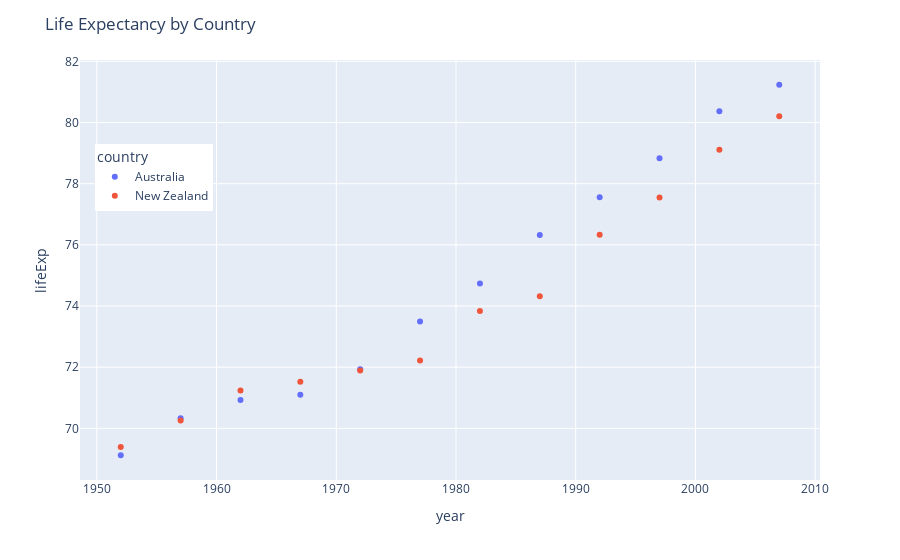

Notebook cell for this chart:
### Code cell
fig.update_layout(
    legend=dict(
        yanchor='top',
        y=0.8,
        xanchor='left',
        x=0.02),
    title="Life Expectancy by Country"
)

# markers only
fig.update_traces(mode='markers')

### Figure 1 — Plotly figure (JSON) as saved in the notebook; plotly's stock layout.template omitted (floating-point values rounded to 4 significant figures)
{"data": [{"hovertemplate": "country=Australia<br>year=%{x}<br>lifeExp=%{y}<extra></extra>", "legendgroup": "Australia", "line": {"color": "#636efa", "dash": "solid"}, "mode": "markers", "name": "Australia", "orientation": "v", "showlegend": true, "type": "scatter", "x": [1952, 1957, 1962, 1967, 1972, 1977, 1982, 1987, 1992, 1997, 2002, 2007], "xaxis": "x", "y": [69.12, 70.33, 70.93, 71.1, 71.93, 73.49, 74.74, 76.32, 77.56, 78.83, 80.37, 81.23], "yaxis": "y"}, {"hovertemplate": "country=New Zealand<br>year=%{x}<br>lifeExp=%{y}<extra></extra>", "legendgroup": "New Zealand", "line": {"color": "#EF553B", "dash": "solid"}, "mode": "markers", "name": "New Zealand", "orientation": "v", "showlegend": true, "type": "scatter", "x": [1952, 1957, 1962, 1967, 1972, 1977, 1982, 1987, 1992, 1997, 2002, 2007], "xaxis": "x", "y": [69.39, 70.26, 71.24, 71.52, 71.89, 72.22, 73.84, 74.32, 76.33, 77.55, 79.11, 80.2], "yaxis": "y"}], "layout": {"legend": {"title": {"text": "country"}, "tracegroupgap": 0, "x": 0.02, "xanchor": "left", "y": 0.8, "yanchor": "top"}, "margin": {"t": 60}, "title": {"text": "Life Expectancy by Country"}, "xaxis": {"anchor": "y", "domain": [0, 1], "title": {"text": "year"}}, "yaxis": {"anchor": "x", "domain": [0, 1], "title": {"text": "lifeExp"}}}}
